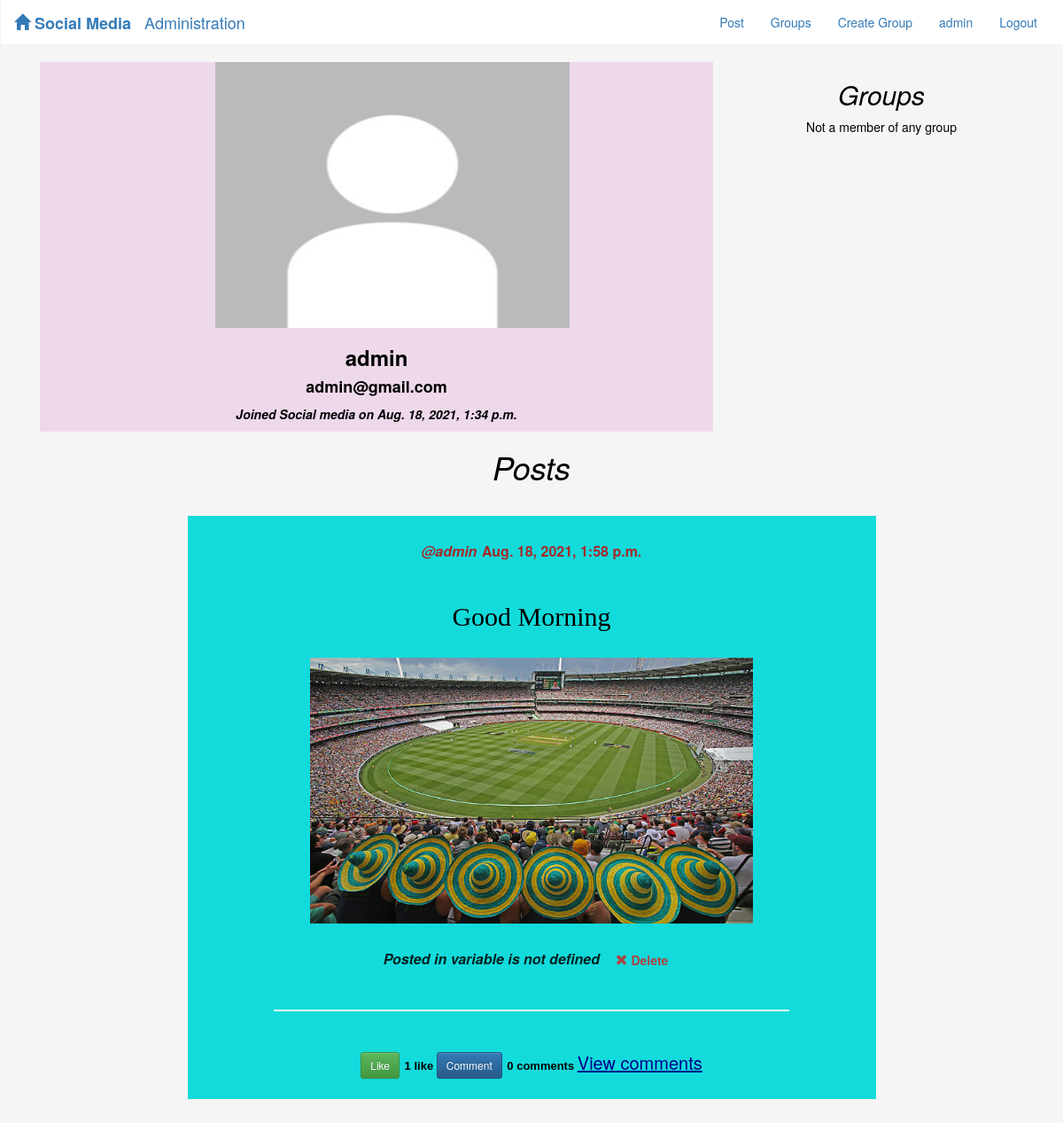
The page /accounts/profile/admin/ (signed in) on the database its author committed.
### accounts/models.py (models this page shows)
class CustomUser(AbstractUser):
    image = models.ImageField(
        upload_to='accounts/profile_pics', blank=True, default='default.jpg')

### posts/models.py (models this page shows, shortened)
class Post(models.Model):
    user = models.ForeignKey(User, related_name='userposts',
                             on_delete=models.CASCADE)
    message = models.TextField()
    image = models.ImageField(upload_to='posts/images', blank=True, default='')
    created_at = models.DateTimeField(auto_now=True)
    group = models.ForeignKey(
        Group, related_name='groupposts', on_delete=models.CASCADE)
    liked = models.ManyToManyField(User, default=None, blank=True)
    temp = models.CharField(max_length=10, null=True, blank=True)
    objects = PostManager()
    class Meta:
        unique_together = ['user', 'message']

### accounts/views.py (the view)
# urls.py: path('profile/<pk>/', views.ProfileDetails.as_view(), name='profile')
class ProfileDetails(LoginRequiredMixin, ListView):
    model = User
    template_name = 'accounts/customuser_detail.html'
    def get_queryset(self):
        try:
            queryset = super().get_queryset()
            self.user_posts = User.objects.prefetch_related(
                'userposts').get(username__iexact=self.kwargs.get('pk'))
            queryset = queryset  # TODO
            self.user_groups = User.objects.prefetch_related(
                'usergroups').get(username__iexact=self.kwargs.get('pk'))
            self.clicked_user = User.objects.get(
                username__iexact=self.kwargs.get('pk'))
        except User.DoesNotExist:
            raise ObjectDoesNotExist("Object doesn't exist")
        else:
            return self.user_posts.userposts.all(), self.user_groups.usergroups.all(), self.clicked_user
    def get_context_data(self, **kwargs):
        context = super().get_context_data(**kwargs)
        context['user_posts'] = self.user_posts.userposts.all()
        context['user_groups'] = self.user_groups.usergroups.all()
        context['clicked_user'] = self.clicked_user
        return context

### posts/models.py (called while the page is built)
    def get_queryset(self):
        return PostQuerySet(model=self.model, using=self._db, hints=self._hints)

### accounts/templates/accounts/customuser_detail.html (shortened to what this page needs)
{% extends 'base.html' %}
{% block content %}
<div class="container">
<center>
    <div style="background-color: rgb(238, 217, 235);" class="col-md-8">
        <div style="width: 50%;" class="card">
            <div class="card-img-top">
                {% if clicked_user %}
                    <img  src="{{clicked_user.image.url}}" alt="" height="300" width="400">
                    <div class="card-body">
                    <h3 class="card-title">
                        <b>{{clicked_user.username}}</b>
                    </h3>
                    <div class="mv-lg">
                        <h4><b>{{clicked_user.email}} </b></h4>
                        <p><b><i>Joined Social media on {{clicked_user.date_joined}} </i></b></p>
                    </div>
                </div>
                {%endif%}
            </div>
        </div>
    </div>
    <div class="col-md-4">
        <h2>
            <i>
                Groups
            </i>
        </h2>
        <div class="">
            {% for group in user_groups %}
            <a href="{% url 'groups:single' slug=group.group.slug %}">
                <h3 >
                    {{group.group}}
                </h3>
            </a>
            {%empty%}
            <p>Not a member of any group</p>
            {% endfor %}
        </div>
    </div>
</center>
</div>
<center>
    <h1 style="margin-bottom: 30px;">
        <i>
            Posts
        </i>
    </h1>
    <class class="col-md-12">
            {% for post in user_posts  %}
                        {% include 'posts/_post.html' %}
                        {%empty%}
                        <p>
                            No Posts
                        </p>
                    </class>
                    <br>
            {% endfor %}
    </div>
    <br>
{% endblock content %}

### templates/base.html (shortened to what this page needs)
<!DOCTYPE html>
{% load static %}
<html lang="en">
<head>
    <link
      rel="stylesheet"
      href="https://maxcdn.bootstrapcdn.com/bootstrap/3.3.7/css/bootstrap.min.css"
    />
    <link
      rel="stylesheet"
      href="https://maxcdn.bootstrapcdn.com/bootstrap/3.3.7/css/bootstrap-theme.min.css"
    />
    <link type="text/css" rel="stylesheet" href="{% static 'socialnetwork/css/master.css'%}"/>
</head>
<body>
      <nav class="navbar navbar-expand-lg navbar-light mynav"  role="navigation" id='navbar'>
        <div class="container navbarcontainer">
            <a style="font-weight: bold;" class="navbar-brand mynav" href="{% url 'home'%}"><span class="glyphicon glyphicon-home"></span> Social Media
            </a>
            <a style="font-weight:normal;" class="navbar-brand" href="{% url 'admin:index' %}">Administration</a>
            <div class="collapse navbar-collapse">
            <ul class="nav navbar-nav ml-auto navbar-right" >
                {% if user.is_authenticated %}
                    <li class="nav-item"><a href="{% url 'posts:create'%}">Post</a></li>
                    <li class="nav-item"><a href="{% url 'groups:all'%}">Groups</a></li>
                    <li class="nav-item"><a href="{% url 'groups:create'%}">Create Group</a></li>
                    <li class="nav-item"><a href="{% url 'accounts:profile' pk=user.username %}">{{user.username}}</a></li>
                    <li class="nav-item"><a href="{% url 'accounts:logout'%}">Logout</a></li>
                    {% else %}
                    <li class="nav-item"><a href="{% url 'groups:all'%}">Groups</a></li>
                    <li class="nav-item"><a href="{% url 'accounts:login'%}">Login</a></li>
                    <li class="nav-item"><a href="{% url 'accounts:signup'%}">SignUp</a></li>
                {% endif %}
            </ul>
          </div>
        </div>
    </nav>
   <div class="container">
  {% block content %}
  {% endblock content %}
</body>
</html>

### posts/templates/posts/_post.html
<head>
</head>
<center>
    <div class="flex-container">
    <div class="card">
        <div class="card-header">
                <a style="color:brown;font-style: italic; font-size: medium;" href="{% url 'accounts:profile' pk=post.user.pk%}"><b>@{{post.user.username}}</b></h6></a>
            <time class="time">
                <a style="color: brown; font-size: medium;" href="{% url 'posts:single' username=post.user.username pk=post.pk %}"><b>{{post.created_at}}</b></a>
            </time>
        </div>
        <div class="card-body">
            <h2 style="color:black;font-family:cursive; margin-bottom: 30px;">{{post.message|safe}}</h2>
            {% if post.image %}
            <img src="{{ post.image.url }}" alt="" height="300" width="500">
            {% endif %}
        </div>
        <div class="card-footer">
            <p>
                <a style="color:rgba(0, 0, 0, 0.849); font-size:medium;font-style: italic; font-weight: lighter;" href="{% url 'groups:single' slug=post.group.slug%}"><b> Posted in {{post.group.names|default:'variable is not defined'}}</b>
                </a>
                {% if user.is_authenticated and post.user == user and not hide_delete%}
                    <a class="btn btn-simple" title="delete" href="{% url 'posts:delete' pk=post.pk%}">
                        <span class="glyphicon glyphicon-remove text-danger" aria-hidden="true"></span>
                        <span class="text-danger icon-label"><b> Delete</b></span>
                    </a>
                {% endif %}
            </p>
        </div>
    <hr style="width: 75%;background-color: whitesmoke; color: red;height: 1px;">
    <p >
    {% if user.is_authenticated %}
        {% if user not in post.liked.all %}
            <a class="btn btn-success btn-sm" href="{% url 'posts:postlike' pk=post.pk %}">Like</a>
        {%else%}
            <a class="btn btn-danger btn-sm" href="{% url 'posts:postlike' pk=post.pk %}">UnLike</a>
        {%endif%}
        <strong style="font-size: small;font-family: Arial, Helvetica, sans-serif;">
            {{post.liked.all.count}} like{{post.liked.all.count|pluralize}}
        </strong>
        <a class="btn btn-primary btn-sm" href="{% url 'posts:postcomment' pk=post.pk%}">Comment </a>
        <strong style="font-size: small;font-family: Arial, Helvetica, sans-serif;">
            {{post.commentpost.all.count}} comment{{post.commentpost.all.count|pluralize}}
        </strong>
        <a style="color:darkblue;" href="{% url 'posts:commentdetails' pk=post.pk%}"> <u>View comments</u></a>
    {%endif%}
    </p>
</div>
</div>
</center>

### static/socialnetwork/css/master.css (style rules this page uses)
body { margin: 0; background-color: whitesmoke; color: black; overflow: scroll; }
.flex-container { background-color: rgb(19, 219, 219); width: 70%; margin: 5px; align-items: center; text-align: center; line-height: 75px; font-size: 20px; }
.navbarcontainer { position: fixed; z-index: 1; top: 0; width: 100%; background-color: white; }

### rows shown on the page
CustomUser: username "admin", image (placeholder picture), email "admin@gmail.com", date_joined "Aug. 18, 2021, 1:34 p.m."
Post: user.username "admin", created_at "Aug. 18, 2021, 1:58 p.m.", message "Good Morning", image (picture), group.names "variable is not defined", shows "Delete", shows "Like", liked.all.count "1", commentpost.all.count "0"
